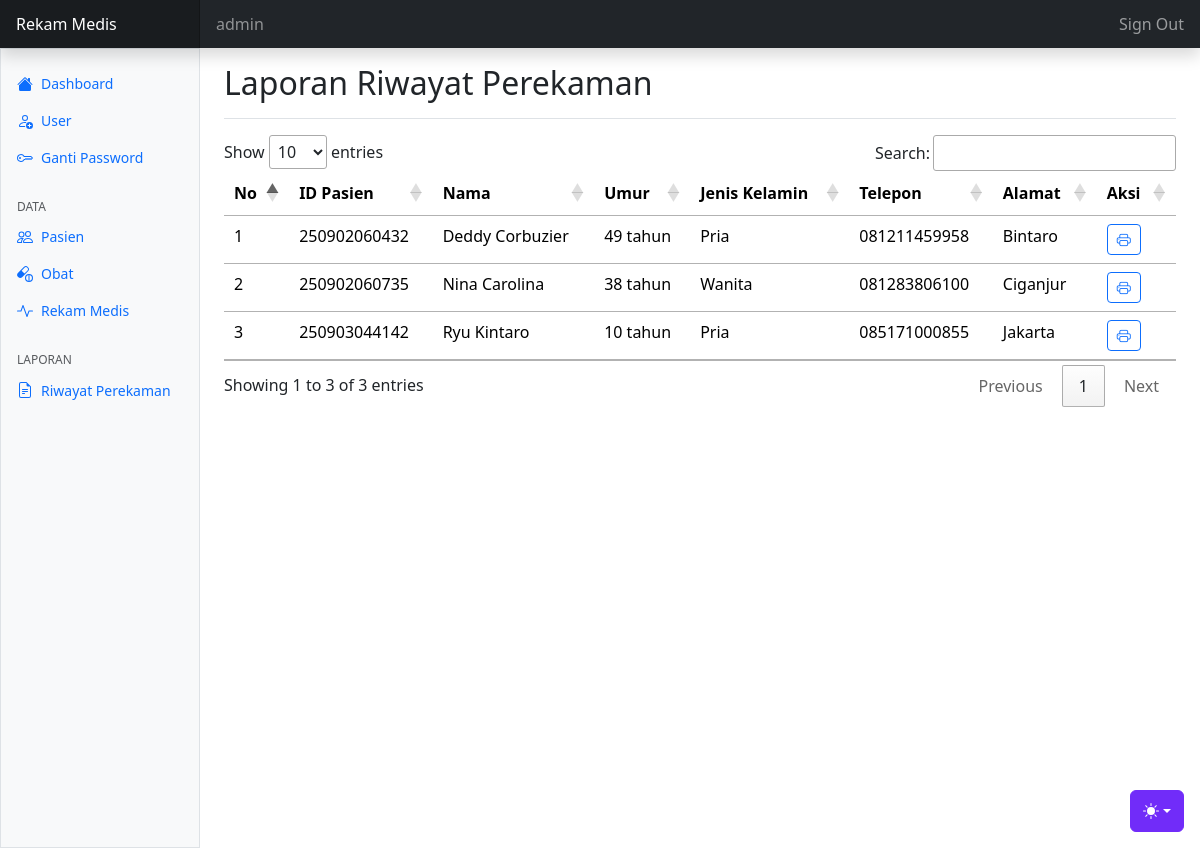
The page /riwayat-perekaman/index.php (signed in) on the database its author committed.
### tables this page shows
CREATE TABLE `tbl_pasien` (
  `id` varchar(20) NOT NULL,
  `nama` varchar(255) NOT NULL,
  `tgl_lahir` date NOT NULL,
  `gender` enum('P','W') NOT NULL,
  `telpon` varchar(15) NOT NULL,
  `alamat` varchar(255) NOT NULL
);

### config.php (called while the page is built, shortened)
<?php
function htgUmur($tgl_lahir){
	$tglLahir	= new DateTime($tgl_lahir);
	$hariini	= new DateTime("today");
	$umur = $hariini -> diff($tglLahir) -> y;
	return $umur . " tahun";
}
?>

### riwayat-perekaman/index.php (the view, shortened to what this page needs)
<?php
require "../config.php";
require "../template/header.php";
require "../template/navbar.php";
require "../template/sidebar.php";
?>
<main class="col-md-9 ms-sm-auto col-lg-10 px-md-4 min-vh-100">
	<div class="d-flex justify-content-between flex-wrap flex-md-nowrap align-items-center pt-3 pb-2 mb-3 border-bottom">
		<h1 class="h2">Laporan Riwayat Perekaman</h1>
	</div>
	<table class="table table-responsive table-hover" id="myTable">
		<thead>
			<tr>
				<th>No</th>
				<th>ID Pasien</th>
				<th>Nama</th>
				<th>Umur</th>
				<th>Jenis Kelamin</th>
				<th>Telepon</th>
				<th>Alamat</th>
				<th>Aksi</th>
			</tr>
		</thead>
		<tbody>
			<?php
			$no		= 1;
			$queryPasien	= mysqli_query($koneksi, "SELECT * FROM tbl_pasien");
			while($pasien = mysqli_fetch_assoc($queryPasien)){ ?>
				<tr>
					<td><?= $no++; ?></td>
					<td><?= $pasien['id'] ?></td>
					<td><?= $pasien['nama'] ?></td>
					<td><?= htgUmur($pasien['tgl_lahir']) ?></td>
					<td>
						<?php
							if($pasien['gender'] == 'P'){
								echo 'Pria';
							} else {
								echo 'Wanita';
							}
						?>
					</td>
					<td><?= $pasien['telpon'] ?></td>
					<td><?= $pasien['alamat'] ?></td>
					<td class="col-1">
						<a href="laporan.php?id=<?= $pasien['id'] ?>" class="btn btn-sm btn-outline-primary"
						title="cetak pdf" target="_blank"><i class="bi bi-printer align-top"></i></a>
					</td>
				</tr>
			<?php } ?>
		</tbody>
	</table>
</main>
<?php
require "../template/footer.php";
?>

### asset/dashboard/dashboard.css (style rules this page uses)
.bi { display: inline-block; width: 1rem; height: 1rem; }

### template/header.php (style rules this page uses)
.bi { vertical-align: -.125em; fill: currentColor; }

### rows shown on the page
tbl_pasien: id "250902060432", nama "Deddy Corbuzier", tgl_lahir "49 tahun", gender "Pria", telpon "081211459958", alamat "Bintaro"
tbl_pasien: id "250902060735", nama "Nina Carolina", tgl_lahir "38 tahun", gender "Wanita", telpon "081283806100", alamat "Ciganjur"
tbl_pasien: id "250903044142", nama "Ryu Kintaro", tgl_lahir "10 tahun", gender "Pria", telpon "085171000855", alamat "Jakarta"

### other values the page prints
$_SESSION['ssUserRM'] "admin"
